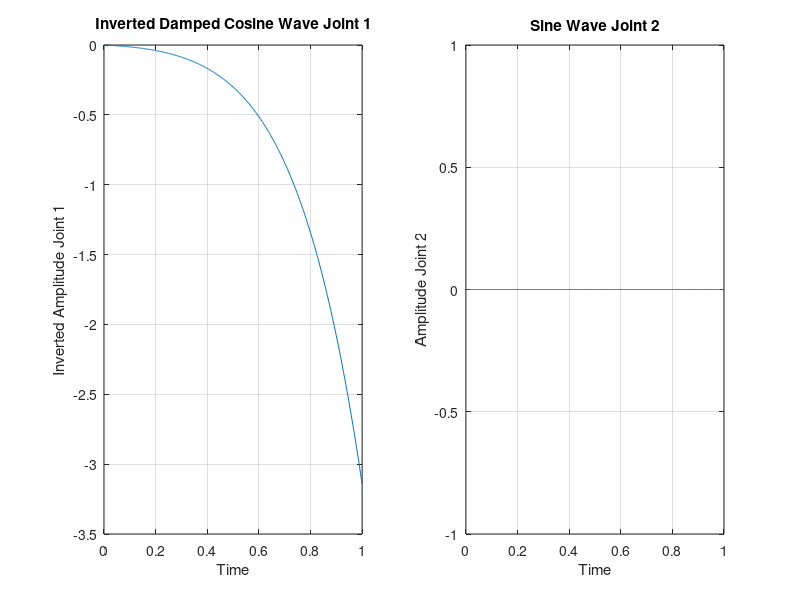

Source code (MATLAB):
% Parameters
lambda1 = 4;            % Adjust decay
omega1 = pi/2;         % Adjust number of oscillationsc
phi1 = pi;          

lambda2 = 0;            % Adjust decay
omega2 = pi/2;         % Adjust number of oscillations
phi2 = pi;
% Time array
t = linspace(0, 1, 500)';

% Function
y1 = pi * exp(-lambda1 * t) .* cos(omega1 * t + phi1);
y2 = 0*pi/8* sin(omega2 * t + phi2);

% % Parameters
% lambda1 = 0.5;            % Adjust decay
% omega1 = 7*pi/5;         % Adjust number of oscillationsc
% phi1 = pi;          
% 
% lambda2 = 3;            % Adjust decay
% omega2 = 7*pi/5;         % Adjust number of oscillations
% phi2 = pi;
% % Time array
% t = linspace(0, 10, 2000)';
% 
% % Function
% y1 = pi * exp(-lambda1 * t) .* cos(omega1 * t + phi1);
% y2 = pi/6* sin(omega2 * t + phi2);

% Invert y values
y1_inverted = flipud(y1);

% Create a matrix with time and inverted y values
data = [t, y1_inverted, y2];

% Write the matrix to a CSV file
csvwrite('inverted_damped_cosine_wave.csv', data);

% Plot
figure
subplot(1,2,1)
plot(t, y1_inverted)
xlabel('Time')
ylabel('Inverted Amplitude Joint 1')
title('Inverted Damped Cosine Wave Joint 1')
grid on;

% Plot
subplot(1,2,2)
plot(t, y2)
xlabel('Time')
ylabel('Amplitude Joint 2')
title('Sine Wave Joint 2')
grid on;
